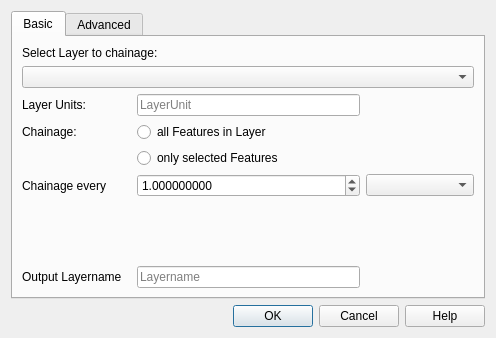
<?xml version="1.0" encoding="UTF-8"?>
<ui version="4.0">
 <class>QChainageDialog</class>
 <widget class="QDialog" name="QChainageDialog">
  <property name="enabled">
   <bool>true</bool>
  </property>
  <property name="geometry">
   <rect>
    <x>0</x>
    <y>0</y>
    <width>496</width>
    <height>338</height>
   </rect>
  </property>
  <property name="minimumSize">
   <size>
    <width>380</width>
    <height>200</height>
   </size>
  </property>
  <property name="windowTitle">
   <string>QChainage</string>
  </property>
  <layout class="QGridLayout" name="gridLayout_2">
   <item row="2" column="0">
    <widget class="QDialogButtonBox" name="buttonBox">
     <property name="orientation">
      <enum>Qt::Horizontal</enum>
     </property>
     <property name="standardButtons">
      <set>QDialogButtonBox::Cancel|QDialogButtonBox::Help|QDialogButtonBox::Ok</set>
     </property>
    </widget>
   </item>
   <item row="1" column="0">
    <widget class="QTabWidget" name="tabWidget">
     <property name="currentIndex">
      <number>0</number>
     </property>
     <widget class="QWidget" name="tab">
      <attribute name="title">
       <string>Basic</string>
      </attribute>
      <layout class="QGridLayout" name="gridLayout_3">
       <item row="0" column="0" colspan="2">
        <widget class="QLabel" name="labelSelectLayer">
         <property name="text">
          <string>Select Layer to chainage:</string>
         </property>
        </widget>
       </item>
       <item row="2" column="0">
        <widget class="QLabel" name="labelDistance_2">
         <property name="text">
          <string>Layer Units:</string>
         </property>
        </widget>
       </item>
       <item row="2" column="1" colspan="2">
        <widget class="QLineEdit" name="layerUnits">
         <property name="text">
          <string/>
         </property>
         <property name="frame">
          <bool>true</bool>
         </property>
         <property name="echoMode">
          <enum>QLineEdit::Normal</enum>
         </property>
         <property name="cursorPosition">
          <number>0</number>
         </property>
         <property name="placeholderText">
          <string>LayerUnit</string>
         </property>
        </widget>
       </item>
       <item row="3" column="0">
        <widget class="QLabel" name="label">
         <property name="text">
          <string>Chainage:</string>
         </property>
        </widget>
       </item>
       <item row="3" column="1" colspan="2">
        <widget class="QRadioButton" name="selectAllRadioBtn">
         <property name="enabled">
          <bool>true</bool>
         </property>
         <property name="text">
          <string>all Features in Layer</string>
         </property>
         <property name="checkable">
          <bool>true</bool>
         </property>
        </widget>
       </item>
       <item row="4" column="1" colspan="2">
        <widget class="QRadioButton" name="selectOnlyRadioBtn">
         <property name="enabled">
          <bool>true</bool>
         </property>
         <property name="text">
          <string>only selected Features</string>
         </property>
         <property name="checkable">
          <bool>true</bool>
         </property>
         <property name="checked">
          <bool>false</bool>
         </property>
        </widget>
       </item>
       <item row="5" column="0">
        <widget class="QLabel" name="labelDistance">
         <property name="text">
          <string>Chainage every</string>
         </property>
        </widget>
       </item>
       <item row="5" column="1" colspan="2">
        <widget class="QDoubleSpinBox" name="distanceSpinBox">
         <property name="decimals">
          <number>9</number>
         </property>
         <property name="maximum">
          <double>999999999.999999046325684</double>
         </property>
         <property name="value">
          <double>1.000000000000000</double>
         </property>
        </widget>
       </item>
       <item row="5" column="3">
        <widget class="QComboBox" name="UnitsComboBox"/>
       </item>
       <item row="6" column="2">
        <spacer name="verticalSpacer">
         <property name="orientation">
          <enum>Qt::Vertical</enum>
         </property>
         <property name="sizeHint" stdset="0">
          <size>
           <width>20</width>
           <height>40</height>
          </size>
         </property>
        </spacer>
       </item>
       <item row="7" column="0">
        <widget class="QLabel" name="labelLayerName">
         <property name="text">
          <string>Output Layername</string>
         </property>
        </widget>
       </item>
       <item row="7" column="1" colspan="2">
        <widget class="QLineEdit" name="layerNameLine">
         <property name="text">
          <string/>
         </property>
         <property name="frame">
          <bool>true</bool>
         </property>
         <property name="echoMode">
          <enum>QLineEdit::Normal</enum>
         </property>
         <property name="cursorPosition">
          <number>0</number>
         </property>
         <property name="placeholderText">
          <string>Layername</string>
         </property>
        </widget>
       </item>
       <item row="1" column="0" colspan="4">
        <widget class="QComboBox" name="selectLayerComboBox">
         <property name="sizePolicy">
          <sizepolicy hsizetype="MinimumExpanding" vsizetype="Fixed">
           <horstretch>0</horstretch>
           <verstretch>0</verstretch>
          </sizepolicy>
         </property>
        </widget>
       </item>
      </layout>
     </widget>
     <widget class="QWidget" name="tab_2">
      <attribute name="title">
       <string>Advanced</string>
      </attribute>
      <layout class="QGridLayout" name="gridLayout">
       <item row="7" column="3">
        <widget class="QLabel" name="label_3">
         <property name="text">
          <string>Parts</string>
         </property>
        </widget>
       </item>
       <item row="7" column="2">
        <widget class="QSpinBox" name="divideSpinBox">
         <property name="maximum">
          <number>999999999</number>
         </property>
        </widget>
       </item>
       <item row="10" column="2">
        <spacer name="verticalSpacer_2">
         <property name="orientation">
          <enum>Qt::Vertical</enum>
         </property>
         <property name="sizeHint" stdset="0">
          <size>
           <width>20</width>
           <height>40</height>
          </size>
         </property>
        </spacer>
       </item>
       <item row="8" column="2">
        <widget class="QRadioButton" name="rBEllipsoidal">
         <property name="text">
          <string>Ellipsoidal</string>
         </property>
         <property name="checked">
          <bool>true</bool>
         </property>
         <attribute name="buttonGroup">
          <string notr="true">buttonGroup</string>
         </attribute>
        </widget>
       </item>
       <item row="5" column="2">
        <widget class="QDoubleSpinBox" name="startSpinBox">
         <property name="enabled">
          <bool>false</bool>
         </property>
         <property name="decimals">
          <number>9</number>
         </property>
         <property name="maximum">
          <double>999999999.999999046325684</double>
         </property>
        </widget>
       </item>
       <item row="3" column="2">
        <widget class="QCheckBox" name="forceLastCheckBox">
         <property name="text">
          <string>Force last point</string>
         </property>
        </widget>
       </item>
       <item row="8" column="1">
        <widget class="QLabel" name="label_4">
         <property name="text">
          <string>Used Projection</string>
         </property>
        </widget>
       </item>
       <item row="4" column="1">
        <widget class="QCheckBox" name="checkBoxReverse">
         <property name="enabled">
          <bool>false</bool>
         </property>
         <property name="text">
          <string>Reverse chainage</string>
         </property>
        </widget>
       </item>
       <item row="6" column="2">
        <widget class="QDoubleSpinBox" name="endSpinBox">
         <property name="enabled">
          <bool>false</bool>
         </property>
         <property name="decimals">
          <number>9</number>
         </property>
         <property name="maximum">
          <double>999999999.999999046325684</double>
         </property>
        </widget>
       </item>
       <item row="6" column="1">
        <widget class="QCheckBox" name="checkBoxEndAt">
         <property name="text">
          <string>End at</string>
         </property>
        </widget>
       </item>
       <item row="3" column="1">
        <widget class="QCheckBox" name="force_fl_CB">
         <property name="text">
          <string>Only first and last point</string>
         </property>
        </widget>
       </item>
       <item row="7" column="1">
        <widget class="QLabel" name="label_2">
         <property name="text">
          <string>Divide Feature into</string>
         </property>
        </widget>
       </item>
       <item row="5" column="1">
        <widget class="QCheckBox" name="checkBoxStartFrom">
         <property name="text">
          <string>Start from</string>
         </property>
        </widget>
       </item>
       <item row="9" column="2">
        <widget class="QRadioButton" name="rBCartesian">
         <property name="text">
          <string>Cartesian</string>
         </property>
         <attribute name="buttonGroup">
          <string notr="true">buttonGroup</string>
         </attribute>
        </widget>
       </item>
      </layout>
     </widget>
    </widget>
   </item>
  </layout>
 </widget>
 <resources/>
 <connections>
  <connection>
   <sender>buttonBox</sender>
   <signal>accepted()</signal>
   <receiver>QChainageDialog</receiver>
   <slot>accept()</slot>
   <hints>
    <hint type="sourcelabel">
     <x>304</x>
     <y>227</y>
    </hint>
    <hint type="destinationlabel">
     <x>264</x>
     <y>199</y>
    </hint>
   </hints>
  </connection>
  <connection>
   <sender>buttonBox</sender>
   <signal>rejected()</signal>
   <receiver>QChainageDialog</receiver>
   <slot>reject()</slot>
   <hints>
    <hint type="sourcelabel">
     <x>370</x>
     <y>227</y>
    </hint>
    <hint type="destinationlabel">
     <x>340</x>
     <y>199</y>
    </hint>
   </hints>
  </connection>
  <connection>
   <sender>checkBoxStartFrom</sender>
   <signal>toggled(bool)</signal>
   <receiver>startSpinBox</receiver>
   <slot>setEnabled(bool)</slot>
   <hints>
    <hint type="sourcelabel">
     <x>43</x>
     <y>102</y>
    </hint>
    <hint type="destinationlabel">
     <x>165</x>
     <y>102</y>
    </hint>
   </hints>
  </connection>
  <connection>
   <sender>checkBoxEndAt</sender>
   <signal>toggled(bool)</signal>
   <receiver>endSpinBox</receiver>
   <slot>setEnabled(bool)</slot>
   <hints>
    <hint type="sourcelabel">
     <x>43</x>
     <y>129</y>
    </hint>
    <hint type="destinationlabel">
     <x>165</x>
     <y>129</y>
    </hint>
   </hints>
  </connection>
 </connections>
 <slots>
  <slot>onComboBoxChanged()</slot>
  <slot>onComboBoxTouched()</slot>
  <slot>onRadioAll()</slot>
  <slot>onRadioSelected()</slot>
 </slots>
 <buttongroups>
  <buttongroup name="buttonGroup"/>
 </buttongroups>
</ui>
